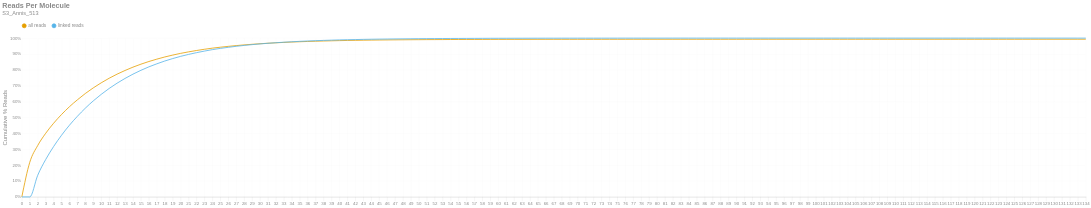

This figure's notebook cell:
### Markdown cell above
### Reads per Molecule
This chart shows the cumulative distribution of the number of reads per linked molecule. That is, how many alignments are associated with a unique molecule. This excludes the number of reads associated with invalid or absent linked-read barcodes. The `linked` histogram is the percentages recalculated when disregarding singletons.

### Code cell
if SKIPLR:
    print_html(f"Skipped")
else:
    counts = np.bincount(valids['reads'].cast(pl.Int64).to_numpy())
    weighted = counts * np.arange(len(counts))
    all_perc = weighted / n_reads
    linked_perc = weighted / n_linked_reads
    linked_perc[1] = 0
    binned_df = pl.DataFrame({
        'readsper': list(range(len(counts))),
        'all reads (cumsum)': np.cumsum(all_perc).tolist(),
        'linked reads (cumsum)': np.cumsum(linked_perc).tolist(),
    })

    with SafeRender(binned_df):
        (
            density_plot(binned_df, 'Reads Per Molecule', samplename, 'readspmol')
            .encode(
                x=alt.X('readsper:O', title=None).axis(labelAngle=0).scale(padding=0),
                y=alt.Y('value:Q', title='Cumulative % Reads').axis(format='%').stack(False),
                color=alt.Color("key:N").scale(domain=["all reads", "linked reads"]),
                tooltip=[
                    alt.Tooltip("key:N", title="Data Type"),
                    alt.Tooltip("readsper:O", title="Reads Per Molecule"),
                    alt.Tooltip("value:Q", format=".2%", title="% Reads (Cum.)")
                ]            
            )
        ).display()

### Figure 1 — Vega-Lite specification as saved in the notebook (floating-point values rounded to 4 significant figures; data arrays with more than 128 entries replaced by an {"elided": "..."} marker saying what was removed)
{"width": "container", "height": 400, "config": {"title": {"anchor": "start", "dy": -15, "fontSize": 18, "color": "#888888", "subtitleColor": "#888888", "subtitleFontSize": 14}, "arc": {"fill": "#0072B2"}, "axis": {"domainColor": "#888888", "domainWidth": 0.5, "gridWidth": 0.2, "grid": false, "titleFontWeight": 400, "titleFontSize": 15, "labelFontSize": 11, "labelColor": "#888888", "tickColor": "#888888", "tickWidth": 0.2, "titleColor": "#888888"}, "axisBand": {"grid": false}, "axisX": {"grid": true, "tickSize": 10, "domainCap": "round"}, "axisY": {"domain": false, "grid": true, "tickSize": 0, "domainCap": "round"}, "background": "transparent", "header": {"labelFontSize": 15, "labelColor": "#888888", "titleFontSize": 15, "titleFontWeight": 600, "titleColor": "#888888"}, "legend": {"labelFont": "sans-serif", "labelFontSize": 12, "labelColor": "#888888", "symbolSize": 100, "symbolType": "circle", "titleFontSize": 12, "titlePadding": 10, "titleColor": "#888888", "title": null, "orient": "top"}, "range": {"category": ["#E69F00", "#56B4E9", "#009E73", "#F0E442", "#0072B2", "#D55E00", "#CC79A7", "#000000"], "diverging": ["#cfe8f3", "#a2d4ec", "#73bfe2", "#46abdb", "#1696d2", "#12719e"]}, "area": {"fill": "#0072B2", "fillOpacity": 0.7, "line": true, "strokeOpacity": 0.7}, "line": {"color": "#0072B2", "stroke": "#0072B2", "strokeWidth": 2}, "trail": {"color": "#0072B2", "stroke": "#0072B2", "strokeWidth": 0, "size": 1}, "point": {"filled": true, "fillOpacity": 1.0, "size": 95}, "text": {"color": "#888888", "fontSize": 11, "align": "right", "fontWeight": 400, "size": 11}, "bar": {"fill": "#0072B2", "stroke": null}, "view": {"stroke": null, "continuousWidth": 660, "continuousHeight": 400}}, "data": {"name": "data-291fe8ebe64e6d014038b1b4ad62262d"}, "mark": {"type": "line", "interpolate": "monotone", "point": {"opacity": 0, "size": 275}}, "encoding": {"color": {"field": "key", "scale": {"domain": ["all reads", "linked reads"]}, "type": "nominal"}, "tooltip": [{"field": "key", "title": "Data Type", "type": "nominal"}, {"field": "readsper", "title": "Reads Per Molecule", "type": "ordinal"}, {"field": "value", "format": ".2%", "title": "% Reads (Cum.)", "type": "quantitative"}], "x": {"axis": {"labelAngle": 0}, "field": "readsper", "scale": {"padding": 0}, "title": null, "type": "ordinal"}, "y": {"axis": {"format": "%"}, "field": "value", "stack": false, "title": "Cumulative % Reads", "type": "quantitative"}}, "params": [{"name": "param_c36ac31b6afebe62", "select": {"type": "point", "fields": ["key"]}, "bind": "legend"}], "title": {"text": "Reads Per Molecule", "subtitle": "S3_Annis_513"}, "transform": [{"fold": ["all reads (cumsum)", "linked reads (cumsum)"]}, {"calculate": "replace(datum.key, ' (cumsum)', '')", "as": "key"}, {"filter": {"param": "param_c36ac31b6afebe62"}}], "usermeta": {"embedOptions": {"downloadFileName": "S3_Annis_513.readspmol"}}, "$schema": "https://vega.github.io/schema/vega-lite/v6.1.0.json", "datasets": {"data-291fe8ebe64e6d014038b1b4ad62262d": {"elided": "135 records"}}}
